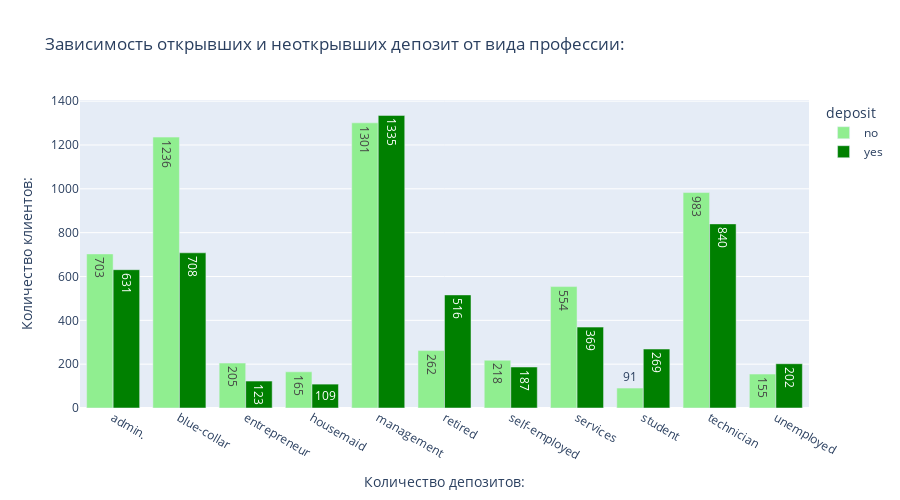

The notebook cell this image was saved under:
### Code cell
# Создаем сводную таблицу:

df_job = data.pivot_table(index = 'job',
    columns = 'deposit',
    values = 'education',
    aggfunc = 'count'
    )

# Построим многоуровневую столбчатую диаграмму:
fig = px.bar(df_job,
    barmode = 'group',
    # Заголовок графика:
    title = '''Зависимость открывших и неоткрывших
депозит от вида профессии:''',
    # Цвет графика:
    color_discrete_sequence = ['lightgreen', 'green'],
    # Высота графика:
    height = 500,
    # Выведем количество наблюдений в каждом столбце:
    text_auto = True
    )
# Присваиваем заголовки осей координат:
fig.update_xaxes(title_text = 'Количество депозитов:')
fig.update_yaxes(title_text = 'Количество клиентов:')
# Выводим результат на экран:
fig.show()

### Figure 1 — Plotly figure (JSON) as saved in the notebook; plotly's stock layout.template omitted (floating-point values rounded to 4 significant figures)
{"data": [{"alignmentgroup": "True", "hovertemplate": "deposit=no<br>job=%{x}<br>value=%{y}<extra></extra>", "legendgroup": "no", "marker": {"color": "lightgreen", "pattern": {"shape": ""}}, "name": "no", "offsetgroup": "no", "orientation": "v", "showlegend": true, "textposition": "auto", "texttemplate": "%{y}", "type": "bar", "x": ["admin.", "blue-collar", "entrepreneur", "housemaid", "management", "retired", "self-employed", "services", "student", "technician", "unemployed"], "xaxis": "x", "y": [703, 1236, 205, 165, 1301, 262, 218, 554, 91, 983, 155], "yaxis": "y"}, {"alignmentgroup": "True", "hovertemplate": "deposit=yes<br>job=%{x}<br>value=%{y}<extra></extra>", "legendgroup": "yes", "marker": {"color": "green", "pattern": {"shape": ""}}, "name": "yes", "offsetgroup": "yes", "orientation": "v", "showlegend": true, "textposition": "auto", "texttemplate": "%{y}", "type": "bar", "x": ["admin.", "blue-collar", "entrepreneur", "housemaid", "management", "retired", "self-employed", "services", "student", "technician", "unemployed"], "xaxis": "x", "y": [631, 708, 123, 109, 1335, 516, 187, 369, 269, 840, 202], "yaxis": "y"}], "layout": {"barmode": "group", "height": 500, "legend": {"title": {"text": "deposit"}, "tracegroupgap": 0}, "title": {"text": "Зависимость открывших и неоткрывших\nдепозит от вида профессии:"}, "xaxis": {"anchor": "y", "domain": [0, 1], "title": {"text": "Количество депозитов:"}}, "yaxis": {"anchor": "x", "domain": [0, 1], "title": {"text": "Количество клиентов:"}}}}
